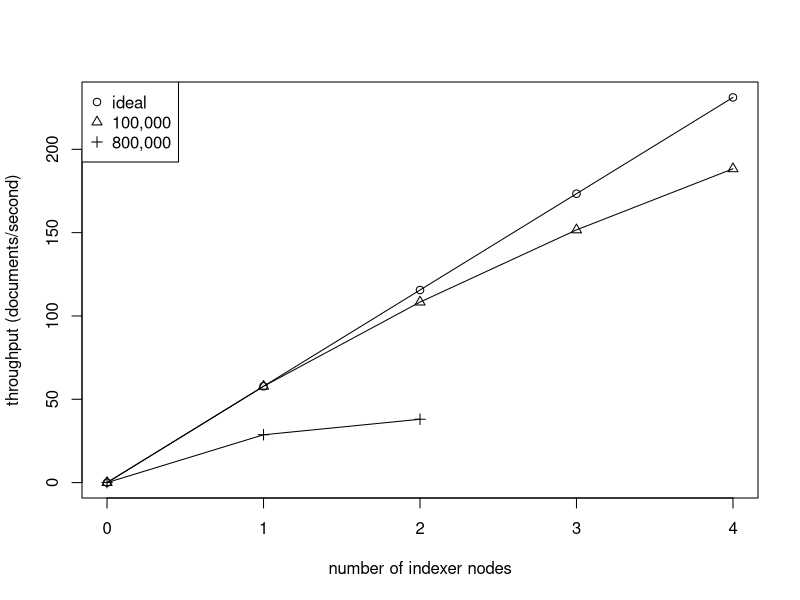

R code for this plot:

parallel = read.table ("graph.data")
colnames(parallel) = c ("nodes", "ideal", "small", "big")
parafilt <- parallel[complete.cases(parallel),]
attach(parallel)

png("parallelization.png")

plot (ideal ~ nodes, data=parallel, type="p", pch=1, xlab="number of indexer nodes", ylab="throughput (documents/second)")
points (small ~ nodes, pch=2)
points (big ~ nodes, pch=3)
lines ( lowess (nodes, ideal))
lines ( lowess (nodes, small))
lines ( lowess (parafilt$nodes, parafilt$big))

legend ("topleft", legend=c("ideal", "100,000", "800,000"), pch=c(1,2,3))

dev.off()

